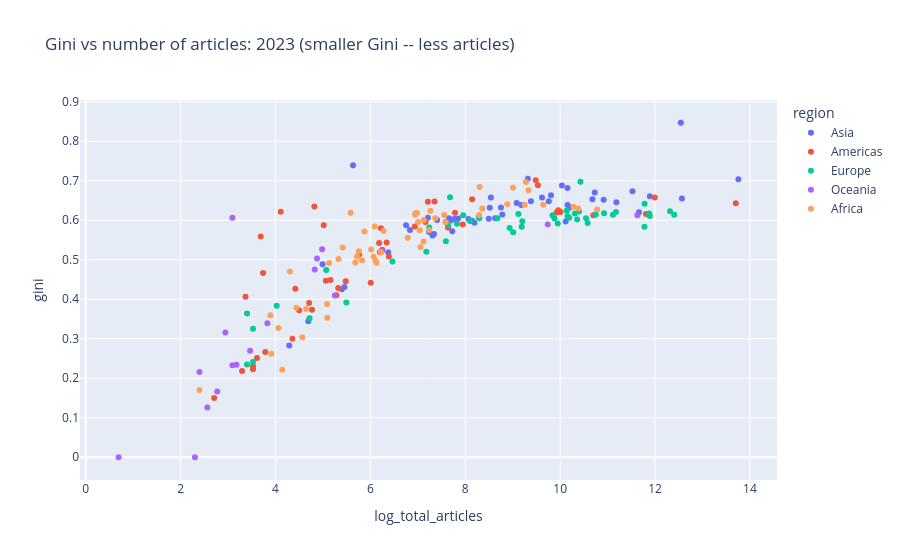

Notebook cell for this chart:
### Code cell
px.scatter(
    df_country_stats.reset_index(),
    x="log_total_articles",
    y="gini",
    title=f"Gini vs number of articles: {year} (smaller Gini -- less articles)",
    color="region",
    hover_name="country",
    hover_data=["region", "total_articles", "gini"],
)

### Figure 1 — Plotly figure (JSON) as saved in the notebook; plotly's stock layout.template omitted (floating-point values rounded to 4 significant figures)
{"data": [{"customdata": [["Asia", 943800.0], ["Asia", 286800.0], ["Asia", 280500.0], ["Asia", 145900.0], ["Asia", 116100.0], ["Asia", 101300.0], ["Asia", 72020.0], ["Asia", 55130.0], ["Asia", 45710.0], ["Asia", 43490.0], ["Asia", 27060.0], ["Asia", 25740.0], ["Asia", 25740.0], ["Asia", 24750.0], ["Asia", 22870.0], ["Asia", 18160.0], ["Asia", 17350.0], ["Asia", 15030.0], ["Asia", 11900.0], ["Asia", 11160.0], ["Asia", 9715.0], ["Asia", 8817.0], ["Asia", 6512.0], ["Asia", 6325.0], ["Asia", 5599.0], ["Asia", 5116.0], ["Asia", 4998.0], ["Asia", 4891.0], ["Asia", 3617.0], ["Asia", 3443.0], ["Asia", 3190.0], ["Asia", 2565.0], ["Asia", 2390.0], ["Asia", 2267.0], ["Asia", 2215.0], ["Asia", 2121.0], ["Asia", 1647.0], ["Asia", 1542.0], ["Asia", 1493.0], ["Asia", 1395.0], ["Asia", 1357.0], ["Asia", 929.0], ["Asia", 857.0], ["Asia", 588.0], ["Asia", 280.0], ["Asia", 234.0], ["Asia", 221.0], ["Asia", 147.0], ["Asia", 109.0], ["Asia", 73.0]], "hovertemplate": "<b>%{hovertext}</b><br><br>region=%{customdata[0]}<br>log_total_articles=%{x}<br>gini=%{y}<br>total_articles=%{customdata[1]}<extra></extra>", "hovertext": ["CN", "IN", "ID", "JP", "TR", "KR", "IR", "SA", "MY", "PK", "IL", "IQ", "SG", "TH", "HK", "VN", "BD", "AE", "PH", "UZ", "JO", "KZ", "NP", "QA", "CY", "MO", "LB", "LK", "AZ", "OM", "KW", "TJ", "GE", "YE", "AM", "PS", "BH", "KH", "MN", "SY", "BN", "AF", "KG", "MM", "TM", "LA", "BT", "TL", "MV", "KP"], "legendgroup": "Asia", "marker": {"color": "#636efa", "symbol": "circle"}, "mode": "markers", "name": "Asia", "orientation": "v", "showlegend": true, "x": [13.76, 12.57, 12.54, 11.89, 11.66, 11.53, 11.18, 10.92, 10.73, 10.68, 10.21, 10.16, 10.16, 10.12, 10.04, 9.807, 9.761, 9.618, 9.384, 9.32, 9.181, 9.084, 8.781, 8.752, 8.63, 8.54, 8.517, 8.495, 8.193, 8.144, 8.068, 7.85, 7.779, 7.726, 7.703, 7.66, 7.407, 7.341, 7.309, 7.241, 7.213, 6.834, 6.753, 6.377, 5.635, 5.455, 5.398, 4.99, 4.691, 4.29], "xaxis": "x", "y": [0.7037, 0.6551, 0.8468, 0.661, 0.6199, 0.6736, 0.6455, 0.6519, 0.67, 0.6533, 0.6321, 0.6384, 0.6813, 0.5965, 0.688, 0.6632, 0.6478, 0.6576, 0.6482, 0.7053, 0.6385, 0.6435, 0.6147, 0.6325, 0.6051, 0.6578, 0.6316, 0.6037, 0.5937, 0.5985, 0.6031, 0.6043, 0.6037, 0.5721, 0.5998, 0.6053, 0.6004, 0.5651, 0.5613, 0.5704, 0.6066, 0.5754, 0.5875, 0.5187, 0.7394, 0.4312, 0.4256, 0.4885, 0.3443, 0.2827], "yaxis": "y", "type": "scatter"}, {"customdata": [["Americas", 893100.0], ["Americas", 161800.0], ["Americas", 134500.0], ["Americas", 44370.0], ["Americas", 22180.0], ["Americas", 21210.0], ["Americas", 20450.0], ["Americas", 13790.0], ["Americas", 13160.0], ["Americas", 3447.0], ["Americas", 2832.0], ["Americas", 2403.0], ["Americas", 2072.0], ["Americas", 1968.0], ["Americas", 1562.0], ["Americas", 1356.0], ["Americas", 1290.0], ["Americas", 1029.0], ["Americas", 596.0], ["Americas", 568.0], ["Americas", 518.0], ["Americas", 504.0], ["Americas", 493.0], ["Americas", 485.0], ["Americas", 407.0], ["Americas", 319.0], ["Americas", 240.0], ["Americas", 205.0], ["Americas", 197.0], ["Americas", 174.0], ["Americas", 158.0], ["Americas", 151.0], ["Americas", 124.0], ["Americas", 118.0], ["Americas", 111.0], ["Americas", 90.0], ["Americas", 83.0], ["Americas", 78.0], ["Americas", 61.0], ["Americas", 44.0], ["Americas", 42.0], ["Americas", 40.0], ["Americas", 37.0], ["Americas", 34.0], ["Americas", 34.0], ["Americas", 29.0], ["Americas", 27.0], ["Americas", 15.0]], "hovertemplate": "<b>%{hovertext}</b><br><br>region=%{customdata[0]}<br>log_total_articles=%{x}<br>gini=%{y}<br>total_articles=%{customdata[1]}<extra></extra>", "hovertext": ["US", "BR", "CA", "MX", "CO", "AR", "CL", "PE", "EC", "CR", "UY", "VE", "PR", "CU", "PA", "PY", "BO", "GT", "TT", "HN", "DO", "SV", "NI", "AG", "JM", "GD", "BB", "GY", "GP", "KN", "GF", "GL", "KY", "MQ", "BS", "HT", "VI", "SR", "VG", "LC", "MS", "BM", "TC", "AW", "BZ", "FK", "DM", "VC"], "legendgroup": "Americas", "marker": {"color": "#EF553B", "symbol": "circle"}, "mode": "markers", "name": "Americas", "orientation": "v", "showlegend": true, "x": [13.7, 11.99, 11.81, 10.7, 10.01, 9.962, 9.926, 9.531, 9.485, 8.145, 7.949, 7.784, 7.636, 7.585, 7.354, 7.212, 7.162, 6.936, 6.39, 6.342, 6.25, 6.223, 6.201, 6.184, 6.009, 5.765, 5.481, 5.323, 5.283, 5.159, 5.063, 5.017, 4.82, 4.771, 4.71, 4.5, 4.419, 4.357, 4.111, 3.784, 3.738, 3.689, 3.611, 3.526, 3.526, 3.367, 3.296, 2.708], "xaxis": "x", "y": [0.6429, 0.6577, 0.6157, 0.6128, 0.6207, 0.6251, 0.6198, 0.6887, 0.7012, 0.6531, 0.5891, 0.6193, 0.5814, 0.5956, 0.6474, 0.6471, 0.5956, 0.5844, 0.5081, 0.5437, 0.5253, 0.5796, 0.5188, 0.5423, 0.4418, 0.5138, 0.4456, 0.4283, 0.4103, 0.4485, 0.4467, 0.5872, 0.6346, 0.3732, 0.3906, 0.372, 0.4263, 0.2998, 0.6216, 0.2667, 0.4667, 0.5591, 0.2515, 0.223, 0.2304, 0.4061, 0.2183, 0.15], "yaxis": "y", "type": "scatter"}, {"customdata": [["Europe", 244000.0], ["Europe", 223200.0], ["Europe", 145900.0], ["Europe", 144100.0], ["Europe", 130700.0], ["Europe", 130300.0], ["Europe", 71400.0], ["Europe", 67130.0], ["Europe", 55530.0], ["Europe", 46670.0], ["Europe", 39360.0], ["Europe", 38020.0], ["Europe", 33790.0], ["Europe", 32780.0], ["Europe", 31540.0], ["Europe", 30070.0], ["Europe", 26660.0], ["Europe", 25710.0], ["Europe", 25320.0], ["Europe", 20950.0], ["Europe", 19550.0], ["Europe", 18720.0], ["Europe", 9923.0], ["Europe", 9802.0], ["Europe", 9139.0], ["Europe", 8186.0], ["Europe", 7597.0], ["Europe", 5867.0], ["Europe", 4011.0], ["Europe", 3966.0], ["Europe", 3289.0], ["Europe", 2855.0], ["Europe", 2503.0], ["Europe", 2160.0], ["Europe", 2079.0], ["Europe", 1983.0], ["Europe", 1394.0], ["Europe", 1312.0], ["Europe", 642.0], ["Europe", 243.0], ["Europe", 159.0], ["Europe", 112.0], ["Europe", 56.0], ["Europe", 34.0], ["Europe", 34.0], ["Europe", 30.0], ["Europe", 30.0]], "hovertemplate": "<b>%{hovertext}</b><br><br>region=%{customdata[0]}<br>log_total_articles=%{x}<br>gini=%{y}<br>total_articles=%{customdata[1]}<extra></extra>", "hovertext": ["GB", "DE", "IT", "FR", "RU", "ES", "NL", "PL", "CH", "SE", "PT", "BE", "UA", "DK", "AT", "NO", "GR", "CZ", "FI", "RO", "IE", "HU", "HR", "RS", "SK", "BG", "SI", "LT", "LV", "EE", "BY", "LU", "BA", "MD", "IS", "MK", "AL", "MT", "ME", "LI", "MC", "FO", "SM", "VA", "AD", "GI", "SJ"], "legendgroup": "Europe", "marker": {"color": "#00cc96", "symbol": "circle"}, "mode": "markers", "name": "Europe", "orientation": "v", "showlegend": true, "x": [12.4, 12.32, 11.89, 11.88, 11.78, 11.78, 11.18, 11.11, 10.92, 10.75, 10.58, 10.55, 10.43, 10.4, 10.36, 10.31, 10.19, 10.15, 10.14, 9.95, 9.881, 9.838, 9.203, 9.19, 9.12, 9.01, 8.936, 8.677, 8.297, 8.286, 8.098, 7.957, 7.825, 7.678, 7.64, 7.592, 7.24, 7.179, 6.465, 5.493, 5.069, 4.718, 4.025, 3.526, 3.526, 3.401, 3.401], "xaxis": "x", "y": [0.6142, 0.6228, 0.6105, 0.6173, 0.642, 0.5837, 0.621, 0.614, 0.6176, 0.6143, 0.5932, 0.6048, 0.6975, 0.6222, 0.6016, 0.6168, 0.6066, 0.6102, 0.6242, 0.5919, 0.6046, 0.6126, 0.5974, 0.5833, 0.616, 0.5697, 0.5806, 0.6049, 0.605, 0.6085, 0.5981, 0.6126, 0.591, 0.6583, 0.588, 0.5467, 0.5818, 0.52, 0.4953, 0.3921, 0.4738, 0.3519, 0.3836, 0.3251, 0.2412, 0.2349, 0.3641], "yaxis": "y", "type": "scatter"}, {"customdata": [["Oceania", 112100.0], ["Oceania", 16960.0], ["Oceania", 514.0], ["Oceania", 191.0], ["Oceania", 146.0], ["Oceania", 131.0], ["Oceania", 125.0], ["Oceania", 46.0], ["Oceania", 32.0], ["Oceania", 24.0], ["Oceania", 22.0], ["Oceania", 22.0], ["Oceania", 19.0], ["Oceania", 16.0], ["Oceania", 13.0], ["Oceania", 11.0], ["Oceania", 10.0], ["Oceania", 2.0]], "hovertemplate": "<b>%{hovertext}</b><br><br>region=%{customdata[0]}<br>log_total_articles=%{x}<br>gini=%{y}<br>total_articles=%{customdata[1]}<extra></extra>", "hovertext": ["AU", "NZ", "FJ", "PG", "NC", "GU", "PF", "WS", "PW", "TO", "SB", "VU", "NU", "AS", "FM", "MP", "KI", "TV"], "legendgroup": "Oceania", "marker": {"color": "#ab63fa", "symbol": "circle"}, "mode": "markers", "name": "Oceania", "orientation": "v", "showlegend": true, "x": [11.63, 9.738, 6.242, 5.252, 4.984, 4.875, 4.828, 3.829, 3.466, 3.178, 3.091, 3.091, 2.944, 2.773, 2.565, 2.398, 2.303, 0.6931], "xaxis": "x", "y": [0.6124, 0.589, 0.5219, 0.4096, 0.5267, 0.5032, 0.4752, 0.3395, 0.2699, 0.2344, 0.6061, 0.233, 0.3158, 0.1667, 0.1259, 0.2159, 0.0, 0.0], "yaxis": "y", "type": "scatter"}, {"customdata": [["Africa", 48090.0], ["Africa", 32250.0], ["Africa", 29160.0], ["Africa", 15460.0], ["Africa", 11300.0], ["Africa", 10700.0], ["Africa", 10460.0], ["Africa", 8163.0], ["Africa", 7232.0], ["Africa", 4267.0], ["Africa", 4038.0], ["Africa", 3998.0], ["Africa", 1975.0], ["Africa", 1911.0], ["Africa", 1583.0], ["Africa", 1429.0], ["Africa", 1398.0], ["Africa", 1245.0], ["Africa", 1239.0], ["Africa", 1160.0], ["Africa", 1144.0], ["Africa", 1102.0], ["Africa", 1078.0], ["Africa", 1048.0], ["Africa", 1034.0], ["Africa", 887.0], ["Africa", 534.0], ["Africa", 504.0], ["Africa", 459.0], ["Africa", 451.0], ["Africa", 442.0], ["Africa", 431.0], ["Africa", 410.0], ["Africa", 356.0], ["Africa", 338.0], ["Africa", 317.0], ["Africa", 304.0], ["Africa", 294.0], ["Africa", 266.0], ["Africa", 225.0], ["Africa", 206.0], ["Africa", 169.0], ["Africa", 163.0], ["Africa", 162.0], ["Africa", 104.0], ["Africa", 96.0], ["Africa", 85.0], ["Africa", 74.0], ["Africa", 63.0], ["Africa", 58.0], ["Africa", 50.0], ["Africa", 49.0], ["Africa", 11.0]], "hovertemplate": "<b>%{hovertext}</b><br><br>region=%{customdata[0]}<br>log_total_articles=%{x}<br>gini=%{y}<br>total_articles=%{customdata[1]}<extra></extra>", "hovertext": ["EG", "ZA", "NG", "MA", "ET", "DZ", "TN", "KE", "GH", "TZ", "UG", "CM", "SD", "ZW", "ZM", "CI", "SN", "BJ", "LY", "SS", "RW", "CD", "BF", "MZ", "MW", "BW", "ML", "TG", "CG", "BI", "RE", "MU", "MG", "GM", "NE", "AO", "SL", "SO", "ST", "GA", "GN", "LS", "TD", "SZ", "LR", "MR", "CF", "GW", "ER", "DJ", "CV", "SC", "GQ"], "legendgroup": "Africa", "marker": {"color": "#FFA15A", "symbol": "circle"}, "mode": "markers", "name": "Africa", "orientation": "v", "showlegend": true, "x": [10.78, 10.38, 10.28, 9.646, 9.332, 9.278, 9.255, 9.007, 8.886, 8.359, 8.304, 8.294, 7.588, 7.555, 7.367, 7.265, 7.243, 7.127, 7.122, 7.056, 7.042, 7.005, 6.983, 6.955, 6.941, 6.788, 6.28, 6.223, 6.129, 6.111, 6.091, 6.066, 6.016, 5.875, 5.823, 5.759, 5.717, 5.684, 5.583, 5.416, 5.328, 5.13, 5.094, 5.088, 4.644, 4.564, 4.443, 4.304, 4.143, 4.06, 3.912, 3.892, 2.398], "xaxis": "x", "y": [0.627, 0.63, 0.6343, 0.6393, 0.6758, 0.697, 0.6395, 0.6821, 0.6406, 0.63, 0.6839, 0.613, 0.5948, 0.6133, 0.6054, 0.6242, 0.5754, 0.6003, 0.5459, 0.5324, 0.5748, 0.5955, 0.6186, 0.6175, 0.6142, 0.5558, 0.5725, 0.5192, 0.4924, 0.497, 0.5841, 0.5077, 0.5263, 0.5716, 0.4986, 0.5217, 0.5085, 0.4933, 0.619, 0.5313, 0.5019, 0.492, 0.3532, 0.3879, 0.3756, 0.3035, 0.3786, 0.4701, 0.2215, 0.3271, 0.2618, 0.3597, 0.1705], "yaxis": "y", "type": "scatter"}], "layout": {"xaxis": {"anchor": "y", "domain": [0.0, 1.0], "title": {"text": "log_total_articles"}}, "yaxis": {"anchor": "x", "domain": [0.0, 1.0], "title": {"text": "gini"}}, "legend": {"title": {"text": "region"}, "tracegroupgap": 0}, "title": {"text": "Gini vs number of articles: 2023 (smaller Gini -- less articles)"}}}
